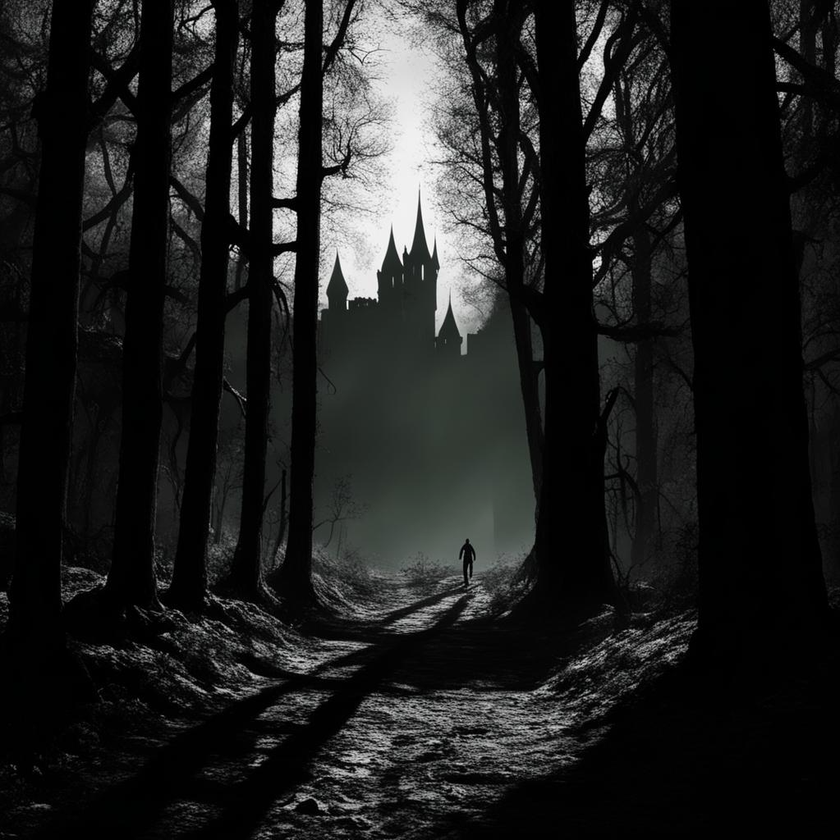
#> input picture quest_project/image1.png, 840 x 840 px, shrunk from 1023 x 1024 before the run
$ python images.py
#> lines starting #> are read from the running program, lines starting #| are printed output that depends on the picture
from PIL import Image
image1 = Image.open(r'image1.png')
#> image1 is the input picture: PIL image 840x840 RGBA; mean R, G, B, A 31.2, 31.9, 31.4, 255
image2 = Image.open(r'image2.png')
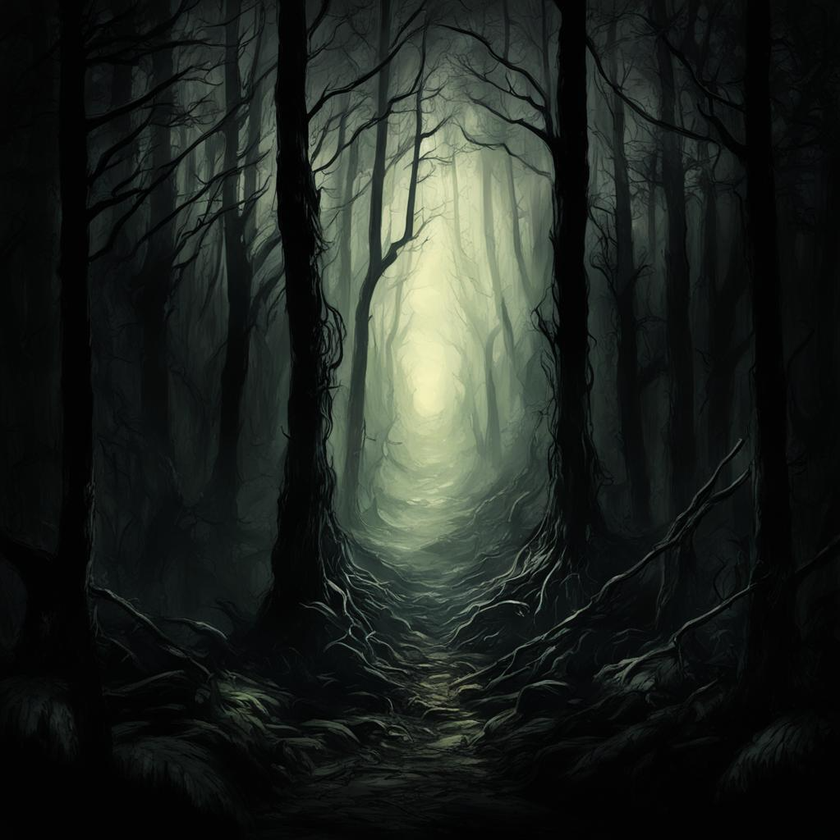
#> input picture quest_project/image2.png, 840 x 840 px, shrunk from 1023 x 1024 before the run
#> image2 is the input picture: PIL image 840x840 RGBA; mean R, G, B, A 31.3, 36.3, 31.6, 255
image3 = Image.open(r'image3.png')
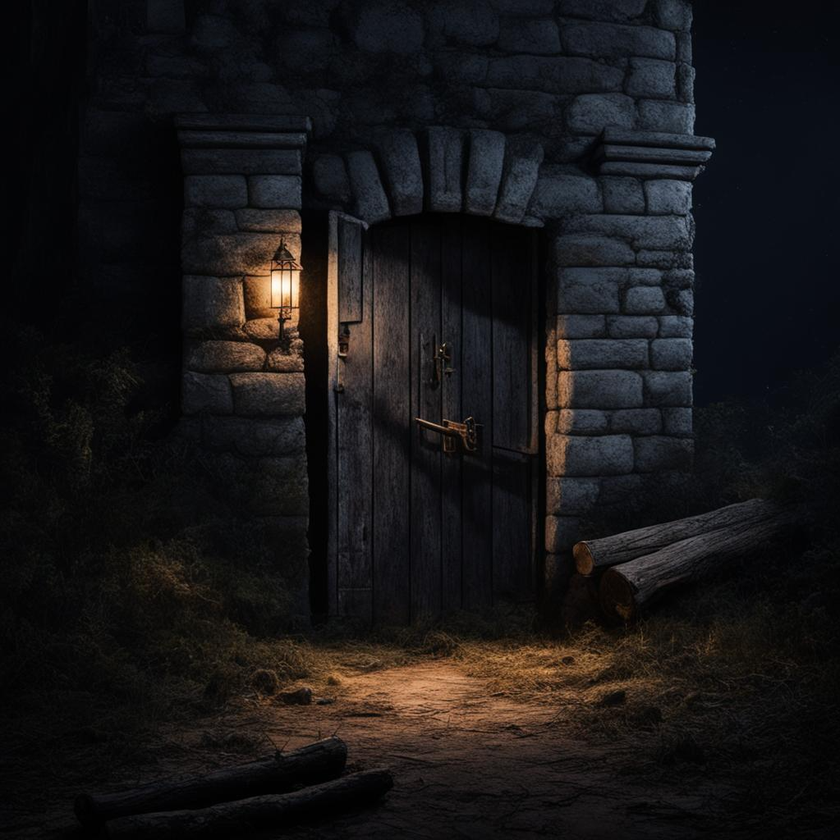
#> input picture quest_project/image3.png, 840 x 840 px, shrunk from 1023 x 1024 before the run
#> image3 is the input picture: PIL image 840x840 RGBA; mean R, G, B, A 24.1, 22.4, 23.2, 255
image4 = Image.open(r'image4.png')
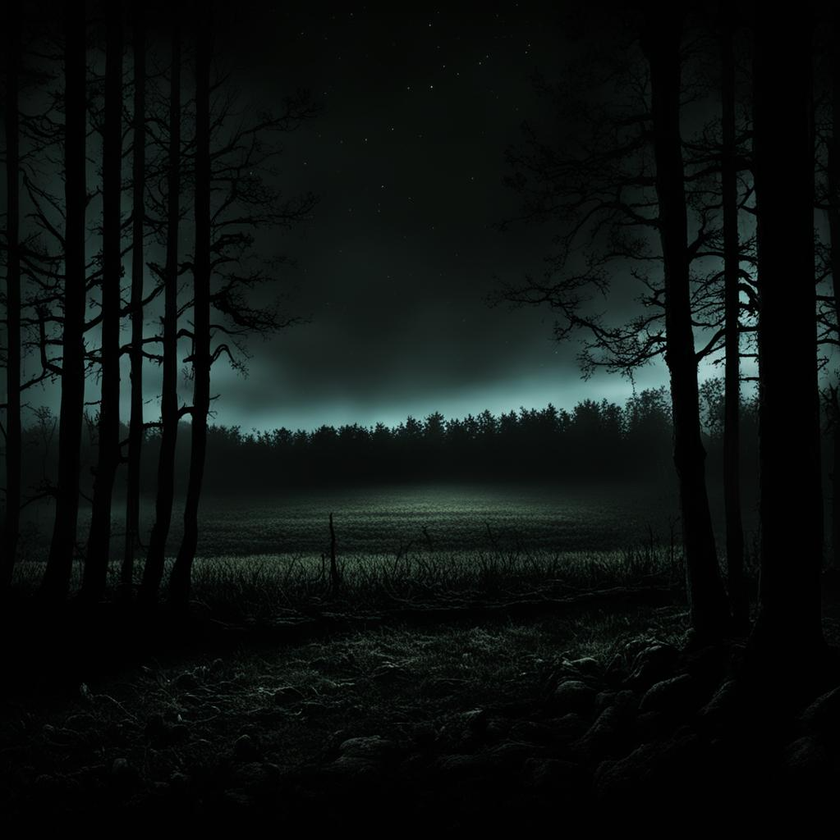
#> input picture quest_project/image4.png, 840 x 840 px, shrunk from 1023 x 1024 before the run
#> image4 is the input picture: PIL image 840x840 RGBA; mean R, G, B, A 12.4, 17.5, 16.1, 255
image5 = Image.open(r'image5.png')
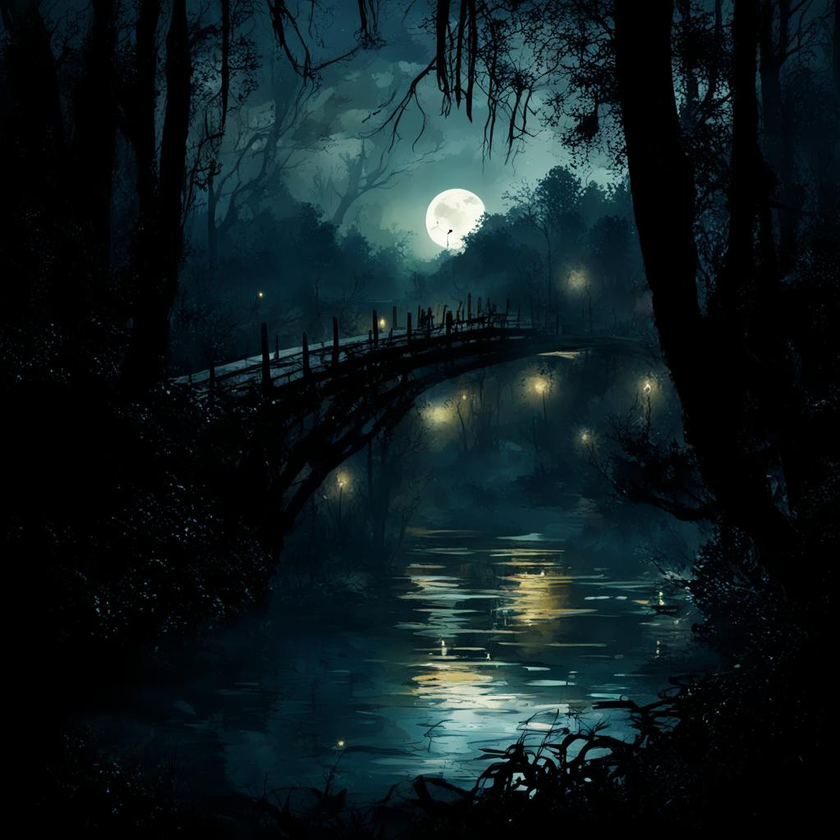
#> input picture quest_project/image5.png, 840 x 840 px, shrunk from 1023 x 1024 before the run
#> image5 is the input picture: PIL image 840x840 RGBA; mean R, G, B, A 14.5, 27.9, 30.9, 255
image6 = Image.open(r'image6.png')
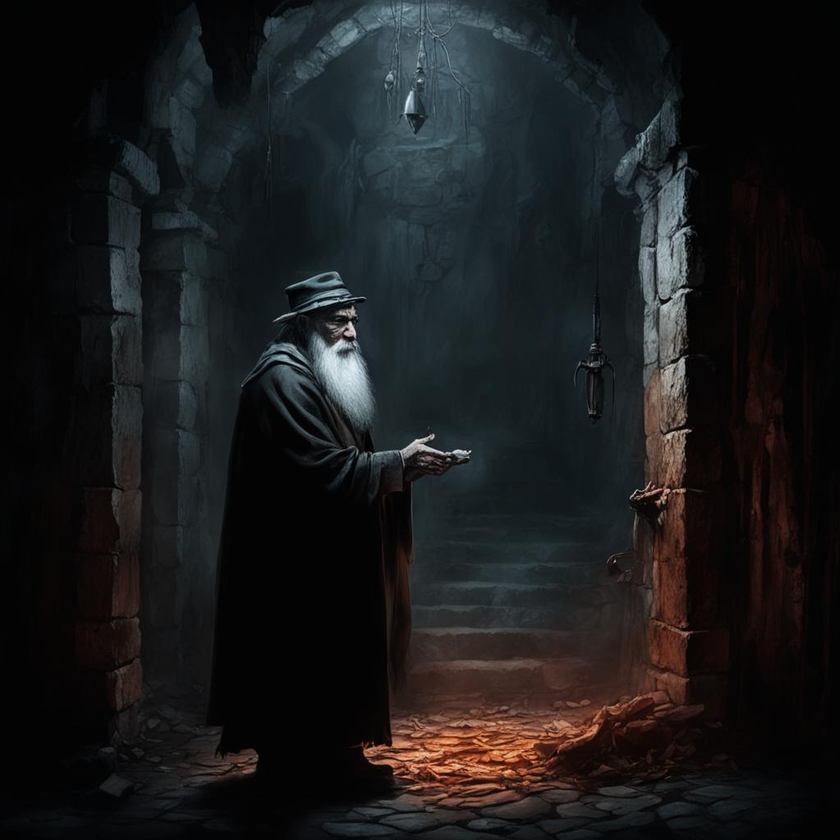
#> input picture quest_project/image6.png, 840 x 840 px, shrunk from 1023 x 1024 before the run
#> image6 is the input picture: PIL image 840x840 RGBA; mean R, G, B, A 26, 26.3, 27.3, 255
#> (the run stopped early here; a loop or call above may not have finished)
